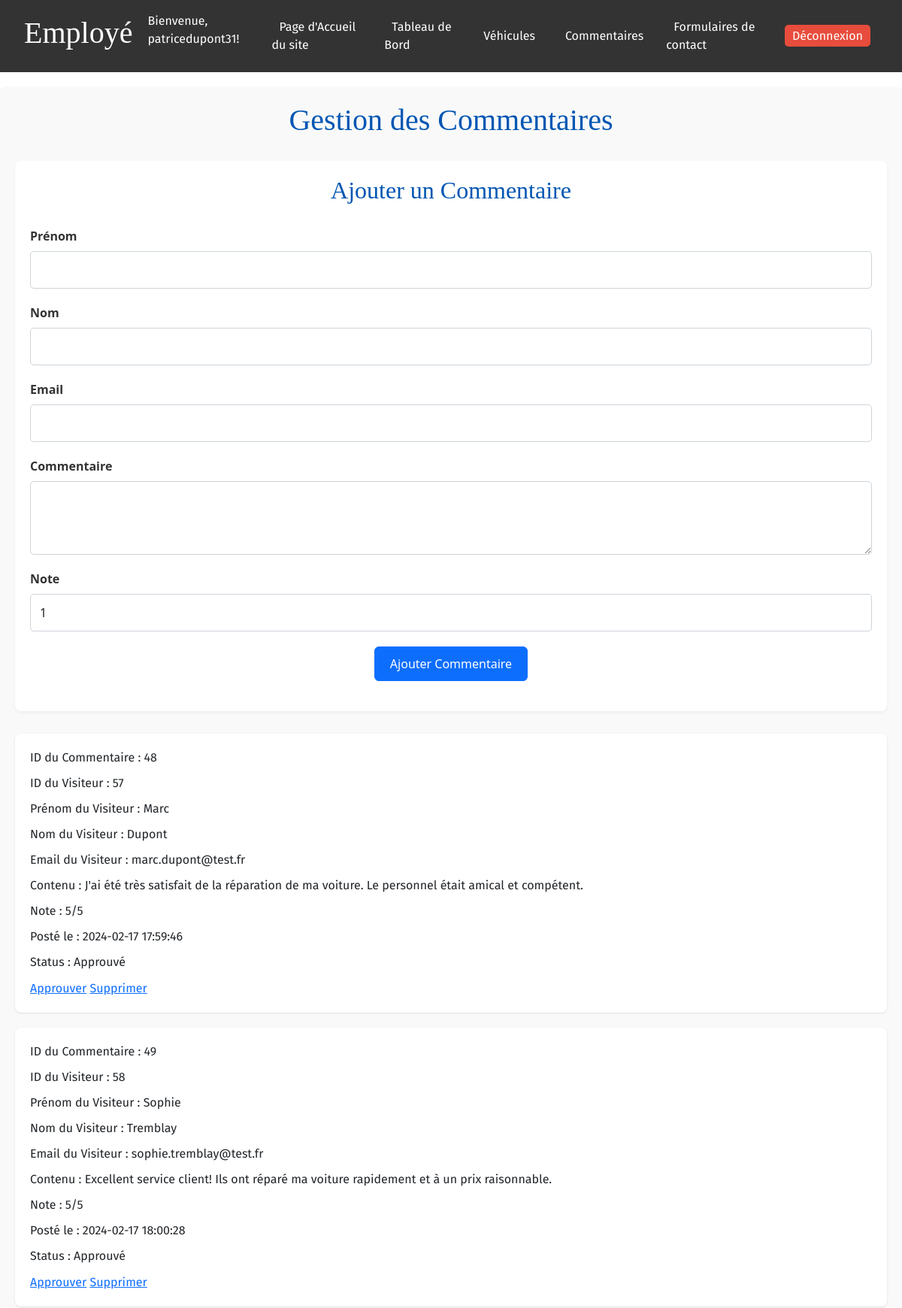
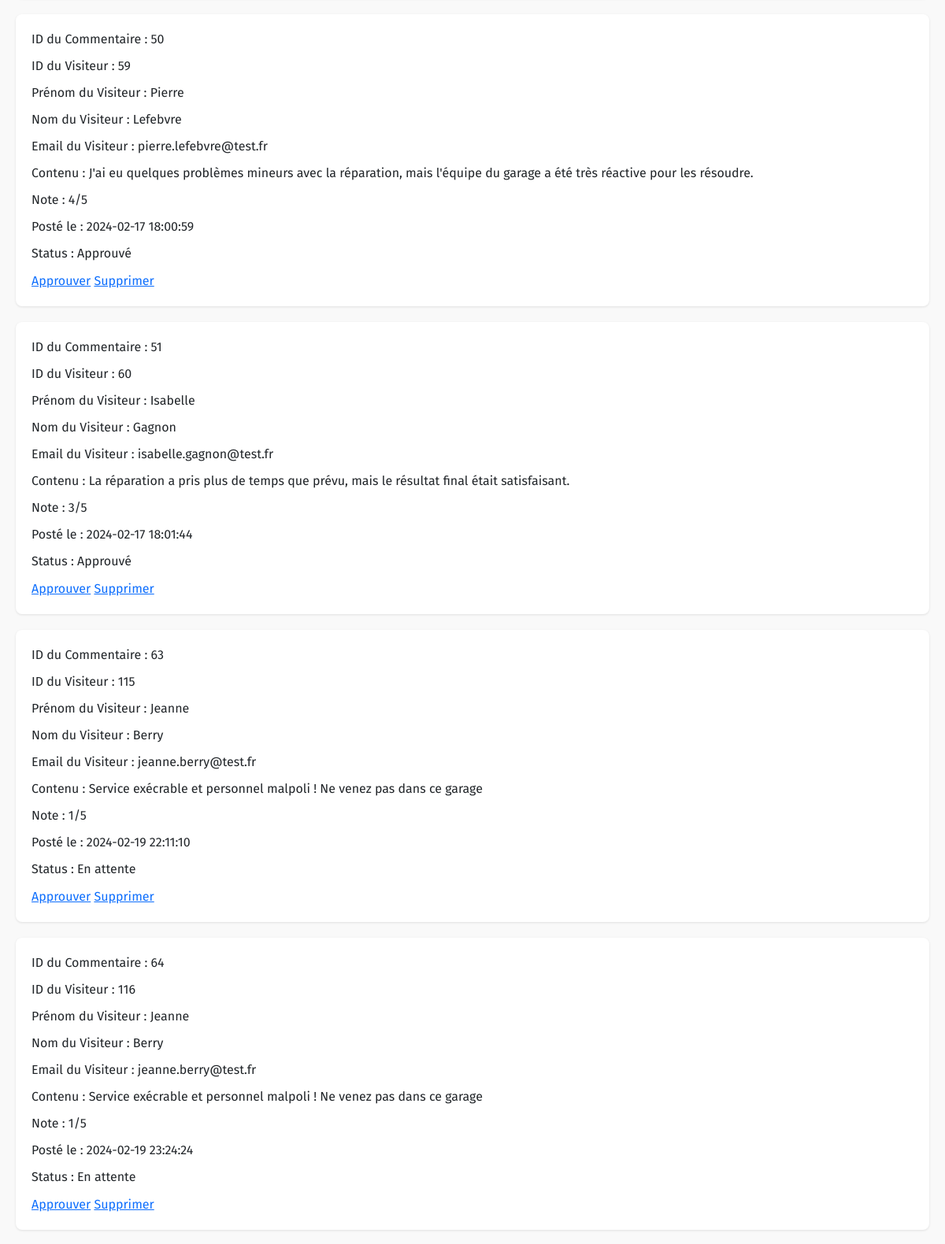
Page /admin/manage_comments.php (signed in, upper part) on the committed database (2 pictures, top to bottom).
### tables this page shows
CREATE TABLE IF NOT EXISTS `comments` (
  `id` int(11) NOT NULL AUTO_INCREMENT,
  `visitor_id` int(11) DEFAULT NULL,
  `firstname` varchar(255) DEFAULT NULL,
  `lastname` varchar(255) DEFAULT NULL,
  `content` text DEFAULT NULL,
  `is_approved` tinyint(1) DEFAULT 0,
  `rating` int(11) DEFAULT NULL,
  `submitted_at` datetime DEFAULT NULL,
  PRIMARY KEY (`id`),
  KEY `fk_visitor_id` (`visitor_id`)
);

CREATE TABLE IF NOT EXISTS `visitors` (
  `id` int(11) NOT NULL AUTO_INCREMENT,
  `firstname` varchar(255) DEFAULT NULL,
  `lastname` varchar(255) DEFAULT NULL,
  `email` varchar(100) DEFAULT NULL,
  PRIMARY KEY (`id`)
);

### admin/manage_comments.php (the view, shortened to what this page needs)
<?php
require_once '../includes/db.php';
$firstname = $lastname = $email = $content = $rating = '';
$stmt = $conn->query("SELECT comments.*, visitors.id AS visitor_id, visitors.firstname, visitors.lastname, visitors.email FROM comments JOIN visitors ON comments.visitor_id = visitors.id");
$comments = $stmt->fetchAll();
require_once '../includes/admin_header.php';
?>
<!DOCTYPE html>
<html lang="fr">
<head>
    <link rel="stylesheet" href="../css/global.css">
    <link rel="stylesheet" href="../css/admin.css">
    <link href="https://stackpath.bootstrapcdn.com/bootstrap/5.2.3/css/bootstrap.min.css" rel="stylesheet">
</head>
<body>
    <main>
        <section class="admin-comments-management">
            <h1>Gestion des Commentaires</h1>
            <div class="add-comment-form">
                <h2>Ajouter un Commentaire</h2>
                <form action="manage_comments.php" method="post">
                    <div class="mb-3">
                        <label for="firstname" class="form-label">Prénom</label>
                        <input type="text" class="form-control" id="firstname" name="firstname" value="<?php echo htmlspecialchars($firstname); ?>" required>
                    </div>
                    <div class="mb-3">
                        <label for="lastname" class="form-label">Nom</label>
                        <input type="text" class="form-control" id="lastname" name="lastname" value="<?php echo htmlspecialchars($lastname); ?>" required>
                    </div>
                    <div class="mb-3">
                        <label for="email" class="form-label">Email</label>
                        <input type="email" class="form-control" id="email" name="email" value="<?php echo htmlspecialchars($email); ?>" required>
                    </div>
                    <div class="mb-3">
                        <label for="content" class="form-label">Commentaire</label>
                        <textarea class="form-control" id="content" name="content" rows="3" required><?php echo htmlspecialchars($content); ?></textarea>
                    </div>
                    <div class="mb-3">
                        <label for="rating" class="form-label">Note</label>
                        <select class="form-control" id="rating" name="rating" required>
                            <option value="1" <?php echo ($rating == 1) ? 'selected' : ''; ?>>1</option>
                        </select>
                    </div>
                    <button type="submit" class="btn btn-primary">Ajouter Commentaire</button>
                </form>
            </div>
            <?php foreach ($comments as $comment): ?>
                <div class="comment">
                    <p>ID du Commentaire : <?php echo $comment['id']; ?></p>
                    <p>ID du Visiteur : <?php echo $comment['visitor_id']; ?></p>
                    <p>Prénom du Visiteur : <?php echo htmlspecialchars($comment['firstname']); ?></p>
                    <p>Nom du Visiteur : <?php echo htmlspecialchars($comment['lastname']); ?></p>
                    <p>Email du Visiteur : <?php echo htmlspecialchars($comment['email']); ?></p>
                    <p>Contenu : <?php echo htmlspecialchars($comment['content']); ?></p>
                    <p>Note : <?php echo $comment['rating']; ?>/5</p>
                    <p>Posté le : <?php echo $comment['submitted_at']; ?></p>
                    <p>Status : <?php echo $comment['is_approved'] ? 'Approuvé' : 'En attente'; ?></p>
                    <a href="approve_comment.php?id=<?php echo $comment['id']; ?>">Approuver</a>
                    <a href="delete_comment.php?id=<?= $comment['id']; ?>" onclick="return confirm('Êtes-vous sûr de vouloir supprimer ce commentaire ?');">Supprimer</a>
                </div>
            <?php endforeach; ?>
        </section>
    </main>
</body>
</html>

### css/global.css (style rules this page uses)
body, html { margin: 0; padding: 0; font-family: 'Fira Sans', sans-serif; overflow-x: hidden; overflow-y: auto; }
h1, h2, h3, h4, h5, h6 { font-family: 'Playfair Display', serif; font-weight: 700; }
p, li, a { font-family: 'Fira Sans', sans-serif; }

### css/admin.css (style rules this page uses)
.admin-cars-management h1, h2 { color: #007bff; text-align: center; margin-bottom: 1rem; }
.admin-comments-management { background: #f9f9f9; padding: 20px; border-radius: 8px; box-shadow: 0 2px 4px rgba(0,0,0,0.1); margin: 20px auto; width: auto; }
.admin-comments-management h1, .admin-comments-management h2 { color: #0056b3; text-align: center; margin-bottom: 30px; }
.add-comment-form { background-color: #ffffff; padding: 20px; border-radius: 8px; box-shadow: 0 2px 4px rgba(0,0,0,0.05); margin-bottom: 30px; }
.add-comment-form label { font-weight: 600; color: #333; margin-top: 10px; margin-bottom: 8px; display: block; transition: color 0.2s; }
.add-comment-form input[type="text"], .add-comment-form input[type="email"], .add-comment-form select, .add-comment-form textarea { width: 100%; padding: 12px; margin-bottom: 20px; border: 1px solid #ced4da; border-radius: 5px; font-size: 1rem; transition: border-color 0.2s, box-shadow 0.2s; }
.add-comment-form button { width: auto; padding: 10px 20px; font-size: 16px; display: block; margin: 20px auto; }
.comment { background-color: #ffffff; padding: 20px; border-radius: 8px; box-shadow: 0 1px 3px rgba(0,0,0,0.1); margin-bottom: 20px; }
.comment p { margin-bottom: 10px; }

### rows in the picture
comments: id "48", visitor "57", visitor.firstname "Marc", visitor.lastname "Dupont", visitor.email "marc.dupont@test.fr", content "J'ai été très satisfait de la réparation de ma voiture. Le personnel était amical et compétent.", rating "5", submitted_at "2024-02-17 17:59:46", is_approved "Approuvé"
comments: id "49", visitor "58", visitor.firstname "Sophie", visitor.lastname "Tremblay", visitor.email "sophie.tremblay@test.fr", content "Excellent service client! Ils ont réparé ma voiture rapidement et à un prix raisonnable.", rating "5", submitted_at "2024-02-17 18:00:28", is_approved "Approuvé"
comments: id "50", visitor "59", visitor.firstname "Pierre", visitor.lastname "Lefebvre", visitor.email "pierre.lefebvre@test.fr", content "J'ai eu quelques problèmes mineurs avec la réparation, mais l'équipe du garage a été très réactive pour les résoudre.", rating "4", submitted_at "2024-02-17 18:00:59", is_approved "Approuvé"
comments: id "51", visitor "60", visitor.firstname "Isabelle", visitor.lastname "Gagnon", visitor.email "isabelle.gagnon@test.fr", content "La réparation a pris plus de temps que prévu, mais le résultat final était satisfaisant.", rating "3", submitted_at "2024-02-17 18:01:44", is_approved "Approuvé"
comments: id "63", visitor "115", visitor.firstname "Jeanne", visitor.lastname "Berry", visitor.email "jeanne.berry@test.fr", content "Service exécrable et personnel malpoli ! Ne venez pas dans ce garage", rating "1", submitted_at "2024-02-19 22:11:10", is_approved "En attente"
comments: id "64", visitor "116", visitor.firstname "Jeanne", visitor.lastname "Berry", visitor.email "jeanne.berry@test.fr", content "Service exécrable et personnel malpoli ! Ne venez pas dans ce garage", rating "1", submitted_at "2024-02-19 23:24:24", is_approved "En attente"

### other values in the picture
$pageTitle "Employé"
$username "patricedupont31"
